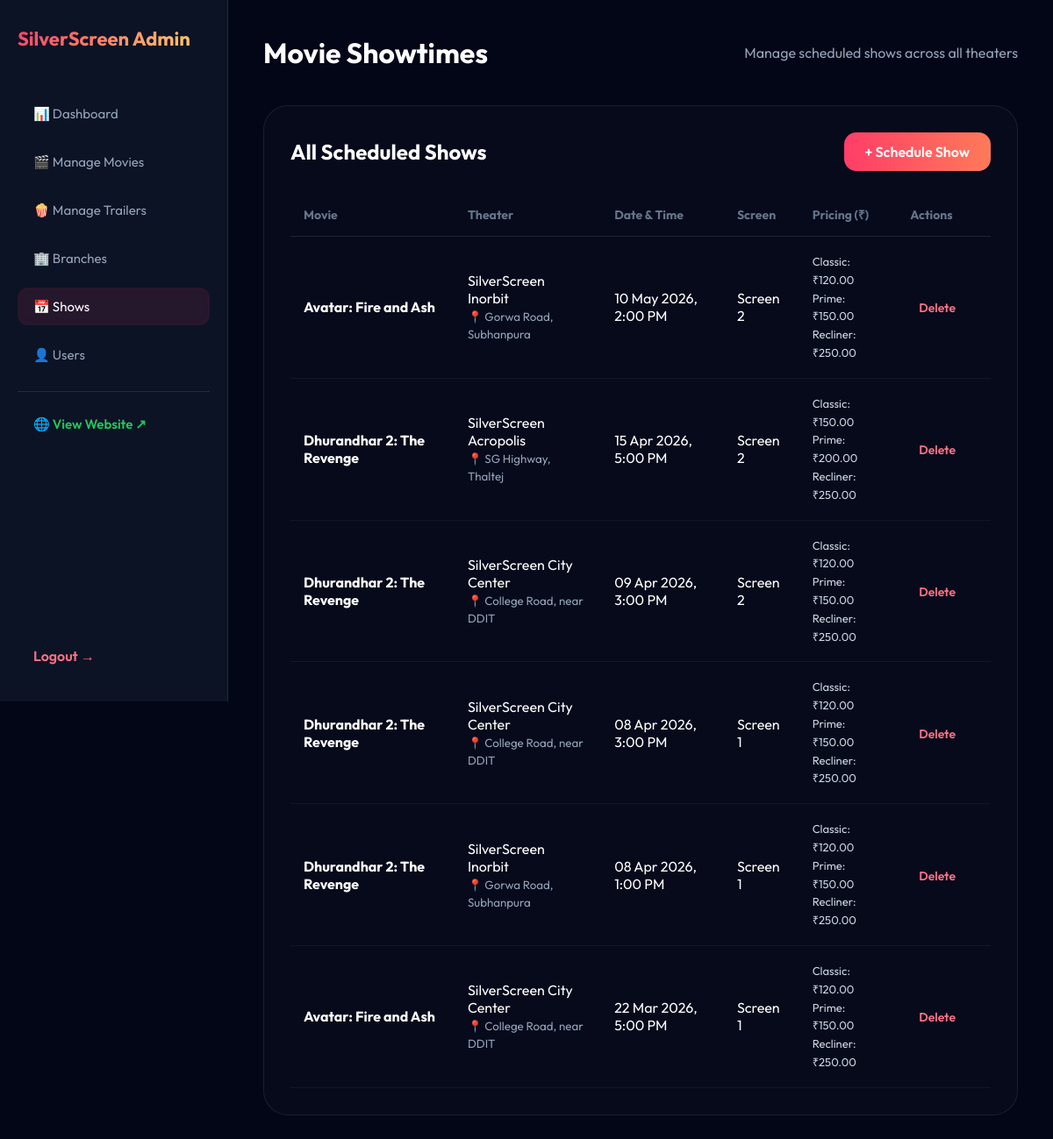
The app's page /admin/manage_shows.php (signed in) with its own data.
### tables this page shows
CREATE TABLE `shows` (
  `id` int(11) NOT NULL,
  `movie_id` int(11) NOT NULL,
  `theater_id` int(11) NOT NULL,
  `show_time` datetime NOT NULL,
  `screen_number` int(11) NOT NULL,
  `classic_price` decimal(10,2) NOT NULL DEFAULT 120.00,
  `prime_price` decimal(10,2) NOT NULL DEFAULT 150.00,
  `recliner_price` decimal(10,2) NOT NULL DEFAULT 250.00
);

CREATE TABLE `movies` (
  `id` int(11) NOT NULL,
  `title` varchar(255) NOT NULL,
  `genre` varchar(100) NOT NULL,
  `release_year` int(11) NOT NULL,
  `rating` decimal(2,1) NOT NULL,
  `poster` varchar(255) NOT NULL,
  `trailer_url` varchar(255) NOT NULL
);

CREATE TABLE `theaters` (
  `id` int(11) NOT NULL,
  `name` varchar(100) NOT NULL,
  `city` varchar(50) NOT NULL,
  `location` varchar(100) NOT NULL,
  `total_screens` int(11) NOT NULL DEFAULT 1
);

### admin/manage_shows.php (the view, shortened to what this page needs)
<?php
$query = "SELECT s.id, s.show_time, s.screen_number,
                 s.classic_price, s.prime_price, s.recliner_price,
                 m.title AS movie_title,
                 t.name AS theater_name, t.location
          FROM shows s
          JOIN movies m ON s.movie_id = m.id
          JOIN theaters t ON s.theater_id = t.id
          ORDER BY s.show_time DESC";
$result = mysqli_query($conn, $query);
?>
<!DOCTYPE html>
<html lang="en">
<head>
    <link rel="stylesheet" href="../assets/css/admin_style.css">
</head>
<body>
    <?php include 'sidebar.php'; ?>
    <main class="main-content">
        <header class="header">
            <h1>Movie Showtimes</h1>
            <p class="text-muted">Manage scheduled shows across all theaters</p>
        </header>
        <div class="table-container">
            <div class="table-header">
                <h2>All Scheduled Shows</h2>
                <a href="add_show.php" class="add-btn">+ Schedule Show</a>
            </div>
            <table>
                <thead>
                    <tr>
                        <th>Movie</th>
                        <th>Theater</th>
                        <th>Date & Time</th>
                        <th>Screen</th>
                        <th>Pricing (₹)</th>
                        <th>Actions</th>
                    </tr>
                </thead>
                <tbody>
                    <?php if(mysqli_num_rows($result) > 0): ?>
                        <?php while($row = mysqli_fetch_assoc($result)): ?>
                        <tr>
                            <td><strong><?php echo htmlspecialchars($row['movie_title']); ?></strong></td>
                            <td><?php echo htmlspecialchars($row['theater_name']); ?><br>
                                <small class="text-muted">📍 <?php echo htmlspecialchars($row['location']); ?></small>
                            </td>
                            <td>
                                <?php echo date('d M Y, g:i A', strtotime($row['show_time'])); ?>
                            </td>
                            <td>Screen <?php echo $row['screen_number']; ?></td>
                            <td class="price-cell">
                                <span class="price-badge">Classic: ₹<?php echo htmlspecialchars($row['classic_price']); ?></span><br>
                                <span class="price-badge">Prime: ₹<?php echo htmlspecialchars($row['prime_price']); ?></span><br>
                                <span class="price-badge">Recliner: ₹<?php echo htmlspecialchars($row['recliner_price']); ?></span>
                            </td>
                            <td class="action-btns">
                                <a href="delete_show.php?id=<?php echo $row['id']; ?>" class="delete-link" onclick="return confirm('Delete this showtime?')">Delete</a>
                            </td>
                        </tr>
                        <?php endwhile; ?>
                    <?php else: ?>
                        <tr>
                            <td colspan="6" class="empty-state">No shows scheduled yet.</td>
                        </tr>
                    <?php endif; ?>
                </tbody>
            </table>
        </div>
    </main>
</body>
</html>

### assets/css/admin_style.css (style rules this page uses)
* { margin: 0; padding: 0; box-sizing: border-box; font-family: 'Outfit', sans-serif; }
body { background: #020617; color: #fff; display: flex; min-height: 100vh; }
.main-content { margin-left: 260px; padding: 40px; width: calc(100% - 260px); }
.header { display: flex; justify-content: space-between; align-items: center; margin-bottom: 40px; }
.header h1 { font-size: 32px; font-weight: 700; }
.table-container { background: rgba(255, 255, 255, 0.02); border: 1px solid rgba(255, 255, 255, 0.08); border-radius: 28px; padding: 30px; }
.table-header { display: flex; justify-content: space-between; align-items: center; margin-bottom: 25px; }
.add-btn { background: linear-gradient(90deg, #ff3d68, #ff7a59); color: #fff; text-decoration: none; padding: 12px 24px; border-radius: 14px; font-weight: 600; transition: 0.3s; }
table { width: 100%; border-collapse: collapse; }
th { text-align: left; color: #64748b; font-size: 14px; padding: 15px; border-bottom: 1px solid rgba(255, 255, 255, 0.1); }
td { padding: 18px 15px; border-bottom: 1px solid rgba(255, 255, 255, 0.05); }
.action-btns a { text-decoration: none; margin-right: 15px; font-size: 14px; font-weight: 600; transition: 0.2s; }
.delete-link { color: #fb7185; }
.delete-link { color: #fb7185; padding: 5px 10px; border-radius: 8px; transition: 0.3s; }
.text-muted { color: #94a3b8; }
.price-cell { line-height: 1.6; font-size: 13px; }
.price-badge { color: #cbd5e1; }

### records on screen
shows: movie.title "Avatar: Fire and Ash", theater.name "SilverScreen Inorbit", theater.location "Gorwa Road, Subhanpura", show_time "10 May 2026, 2:00 PM", screen_number "2", classic_price "120.00", prime_price "150.00", recliner_price "250.00"
shows: movie.title "Dhurandhar 2: The Revenge", theater.name "SilverScreen Acropolis", theater.location "SG Highway, Thaltej", show_time "15 Apr 2026, 5:00 PM", screen_number "2", classic_price "150.00", prime_price "200.00", recliner_price "250.00"
shows: movie.title "Dhurandhar 2: The Revenge", theater.name "SilverScreen City Center", theater.location "College Road, near DDIT", show_time "09 Apr 2026, 3:00 PM", screen_number "2", classic_price "120.00", prime_price "150.00", recliner_price "250.00"
shows: movie.title "Dhurandhar 2: The Revenge", theater.name "SilverScreen City Center", theater.location "College Road, near DDIT", show_time "08 Apr 2026, 3:00 PM", screen_number "1", classic_price "120.00", prime_price "150.00", recliner_price "250.00"
shows: movie.title "Dhurandhar 2: The Revenge", theater.name "SilverScreen Inorbit", theater.location "Gorwa Road, Subhanpura", show_time "08 Apr 2026, 1:00 PM", screen_number "1", classic_price "120.00", prime_price "150.00", recliner_price "250.00"
shows: movie.title "Avatar: Fire and Ash", theater.name "SilverScreen City Center", theater.location "College Road, near DDIT", show_time "22 Mar 2026, 5:00 PM", screen_number "1", classic_price "120.00", prime_price "150.00", recliner_price "250.00"
